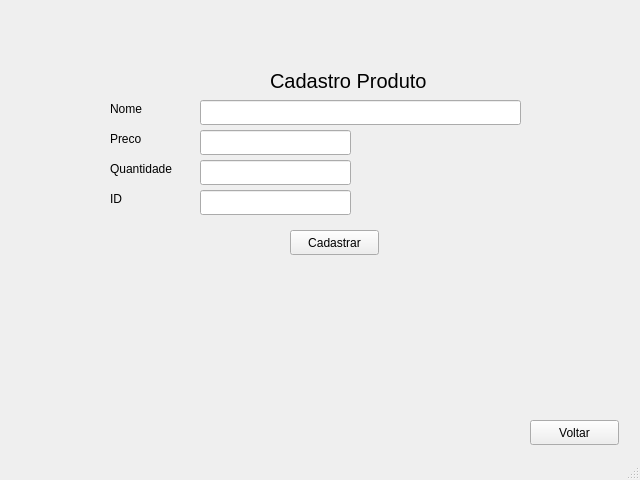
<?xml version="1.0" encoding="UTF-8"?>
<ui version="4.0">
 <class>MainWindow</class>
 <widget class="QMainWindow" name="MainWindow">
  <property name="geometry">
   <rect>
    <x>0</x>
    <y>0</y>
    <width>640</width>
    <height>480</height>
   </rect>
  </property>
  <property name="windowTitle">
   <string>MainWindow</string>
  </property>
  <widget class="QWidget" name="centralwidget">
   <widget class="QLineEdit" name="lineEdit_2">
    <property name="geometry">
     <rect>
      <x>200</x>
      <y>130</y>
      <width>151</width>
      <height>25</height>
     </rect>
    </property>
   </widget>
   <widget class="QPushButton" name="pushButton_2">
    <property name="geometry">
     <rect>
      <x>290</x>
      <y>230</y>
      <width>89</width>
      <height>25</height>
     </rect>
    </property>
    <property name="text">
     <string>Cadastrar</string>
    </property>
   </widget>
   <widget class="QLabel" name="label_2">
    <property name="geometry">
     <rect>
      <x>110</x>
      <y>130</y>
      <width>67</width>
      <height>17</height>
     </rect>
    </property>
    <property name="text">
     <string>Preco</string>
    </property>
   </widget>
   <widget class="QLabel" name="label">
    <property name="geometry">
     <rect>
      <x>110</x>
      <y>100</y>
      <width>67</width>
      <height>17</height>
     </rect>
    </property>
    <property name="text">
     <string>Nome</string>
    </property>
   </widget>
   <widget class="QLabel" name="label_4">
    <property name="geometry">
     <rect>
      <x>270</x>
      <y>70</y>
      <width>161</width>
      <height>21</height>
     </rect>
    </property>
    <property name="font">
     <font>
      <pointsize>15</pointsize>
     </font>
    </property>
    <property name="text">
     <string>Cadastro Produto</string>
    </property>
   </widget>
   <widget class="QLineEdit" name="lineEdit_3">
    <property name="geometry">
     <rect>
      <x>200</x>
      <y>160</y>
      <width>151</width>
      <height>25</height>
     </rect>
    </property>
   </widget>
   <widget class="QLabel" name="label_3">
    <property name="geometry">
     <rect>
      <x>110</x>
      <y>160</y>
      <width>81</width>
      <height>17</height>
     </rect>
    </property>
    <property name="text">
     <string>Quantidade</string>
    </property>
   </widget>
   <widget class="QLineEdit" name="lineEdit">
    <property name="geometry">
     <rect>
      <x>200</x>
      <y>100</y>
      <width>321</width>
      <height>25</height>
     </rect>
    </property>
   </widget>
   <widget class="QPushButton" name="pushButton">
    <property name="geometry">
     <rect>
      <x>530</x>
      <y>420</y>
      <width>89</width>
      <height>25</height>
     </rect>
    </property>
    <property name="text">
     <string>Voltar</string>
    </property>
   </widget>
   <widget class="QLineEdit" name="lineEdit_4">
    <property name="geometry">
     <rect>
      <x>200</x>
      <y>190</y>
      <width>151</width>
      <height>25</height>
     </rect>
    </property>
   </widget>
   <widget class="QLabel" name="label_5">
    <property name="geometry">
     <rect>
      <x>110</x>
      <y>190</y>
      <width>67</width>
      <height>17</height>
     </rect>
    </property>
    <property name="text">
     <string>ID</string>
    </property>
   </widget>
  </widget>
  <widget class="QStatusBar" name="statusbar"/>
 </widget>
 <resources/>
 <connections/>
</ui>
